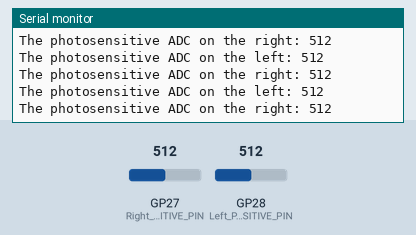
This sketch was run on a simulated Raspberry Pi Pico. On the bench: the last lines printed to the serial monitor. The inputs (shaded band) are chosen by the test bench; at power-on: GP27 (Right_PHOTOSENSITIVE_PIN) = 512, GP28 (Left_PHOTOSENSITIVE_PIN) = 512.

Above: at 1.3 s.
1.4 s: GP27 (Right_PHOTOSENSITIVE_PIN) set to 716
At 1.9 s:
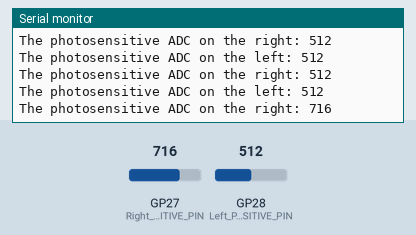
2.9 s: GP28 (Left_PHOTOSENSITIVE_PIN) set to 716
At 3.4 s:
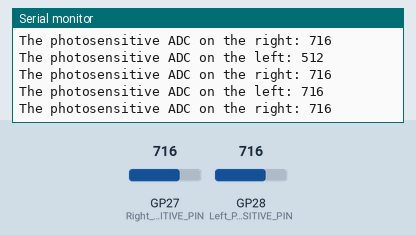
4.4 s: GP27 (Right_PHOTOSENSITIVE_PIN) set to 900
At 4.9 s:
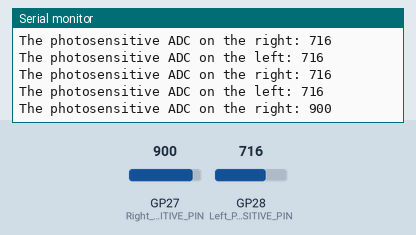
5.9 s: GP28 (Left_PHOTOSENSITIVE_PIN) set to 900
At 6.3 s:
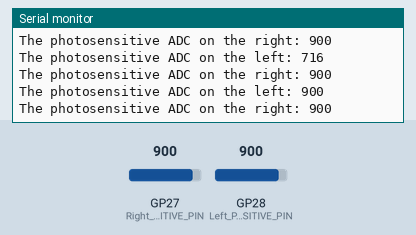
Timing chart, 0 to 8.4 s (numbered marks = the images above; inputs shaded):
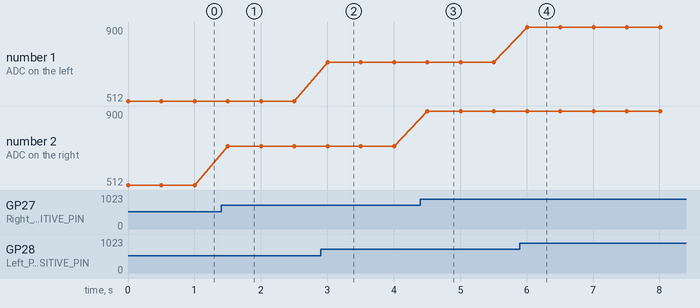

The sketch:

03.1_Photosensitive.ino
```cpp
/**********************************************************************
  Filename    : Photosensitive_Sensor.ino
  Product     : Freenove 4WD Car for Raspberry Pi Pico (W)
  Auther      : www.freenove.com
  Modification: 2023/04/13
**********************************************************************/
#define Left_PHOTOSENSITIVE_PIN 28  //Define the pins that Raspberry Pi Pico reads photosensitive
#define Right_PHOTOSENSITIVE_PIN 27 //Define the pins that Raspberry Pi Pico reads photosensitive
int getLeftPhotosensitiveADCValue;  //Define a variable to store the left photosensitive adc value
int getRightPhotosensitiveADCValue; //Define a variable to store the right photosensitive adc value

void setup()
{
  pinMode(Left_PHOTOSENSITIVE_PIN, INPUT);//Configure the pins for input mode
  pinMode(Right_PHOTOSENSITIVE_PIN, INPUT);//Configure the pins for input mode
  Serial.begin(115200);          //Initialize the serial port and set the baud rate to 115200
}

void loop()
{
  getLeftPhotosensitiveADCValue = analogRead(Left_PHOTOSENSITIVE_PIN);//Read ADC1 value value
  getRightPhotosensitiveADCValue = analogRead(Right_PHOTOSENSITIVE_PIN);//Read ADC2 value value
  Serial.print("The photosensitive ADC on the left: ");
  Serial.println(getLeftPhotosensitiveADCValue);       //Print the photosensitive ADC value on the left
  Serial.print("The photosensitive ADC on the right: ");
  Serial.println(getRightPhotosensitiveADCValue);      //Print the photosensitive ADC value on the right
  delay(500);
}
```

Measured:
- after the input at 1.4 s, the serial monitor: prints a new line after 0.10 s (image 1)
- after the input at 2.9 s, the serial monitor: prints a new line after 0.10 s (image 2)
- after the input at 4.4 s, the serial monitor: prints a new line after 0.11 s (image 3)
- after the input at 5.9 s, the serial monitor: prints a new line after 0.11 s (image 4)
- plotted number 2: 512 → 716 after the input at 1.4 s, 716 → 900 after the input at 4.4 s
